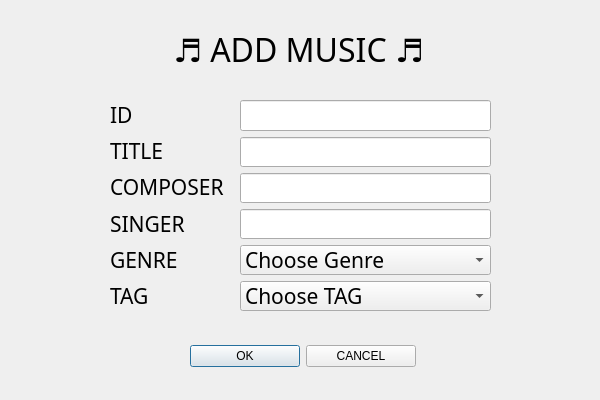
<?xml version="1.0" encoding="UTF-8"?>
<ui version="4.0">
 <class>admin_addmusicwidget</class>
 <widget class="QDialog" name="admin_addmusicwidget">
  <property name="geometry">
   <rect>
    <x>0</x>
    <y>0</y>
    <width>600</width>
    <height>400</height>
   </rect>
  </property>
  <property name="minimumSize">
   <size>
    <width>600</width>
    <height>400</height>
   </size>
  </property>
  <property name="maximumSize">
   <size>
    <width>600</width>
    <height>400</height>
   </size>
  </property>
  <property name="windowTitle">
   <string>Dialog</string>
  </property>
  <widget class="QWidget" name="verticalLayoutWidget">
   <property name="geometry">
    <rect>
     <x>110</x>
     <y>100</y>
     <width>131</width>
     <height>211</height>
    </rect>
   </property>
   <property name="font">
    <font>
     <family>08SeoulHangang</family>
     <pointsize>16</pointsize>
    </font>
   </property>
   <layout class="QVBoxLayout" name="verticalLayout">
    <item>
     <widget class="QLabel" name="label_3">
      <property name="font">
       <font>
        <family>08SeoulHangang</family>
        <pointsize>16</pointsize>
       </font>
      </property>
      <property name="text">
       <string>ID</string>
      </property>
     </widget>
    </item>
    <item>
     <widget class="QLabel" name="label_4">
      <property name="font">
       <font>
        <family>08SeoulHangang</family>
        <pointsize>16</pointsize>
       </font>
      </property>
      <property name="text">
       <string>TITLE</string>
      </property>
     </widget>
    </item>
    <item>
     <widget class="QLabel" name="label_5">
      <property name="font">
       <font>
        <family>08SeoulHangang</family>
        <pointsize>16</pointsize>
       </font>
      </property>
      <property name="text">
       <string>COMPOSER</string>
      </property>
     </widget>
    </item>
    <item>
     <widget class="QLabel" name="label_2">
      <property name="font">
       <font>
        <family>08SeoulHangang</family>
        <pointsize>16</pointsize>
       </font>
      </property>
      <property name="text">
       <string>SINGER</string>
      </property>
     </widget>
    </item>
    <item>
     <widget class="QLabel" name="label_6">
      <property name="font">
       <font>
        <family>08SeoulHangang</family>
        <pointsize>16</pointsize>
       </font>
      </property>
      <property name="text">
       <string>GENRE</string>
      </property>
     </widget>
    </item>
    <item>
     <widget class="QLabel" name="label_7">
      <property name="font">
       <font>
        <family>08SeoulHangang</family>
        <pointsize>16</pointsize>
       </font>
      </property>
      <property name="text">
       <string>TAG</string>
      </property>
     </widget>
    </item>
   </layout>
  </widget>
  <widget class="QWidget" name="verticalLayoutWidget_2">
   <property name="geometry">
    <rect>
     <x>240</x>
     <y>100</y>
     <width>251</width>
     <height>211</height>
    </rect>
   </property>
   <property name="font">
    <font>
     <pointsize>16</pointsize>
    </font>
   </property>
   <layout class="QVBoxLayout" name="verticalLayout_2">
    <item>
     <widget class="QLineEdit" name="idEdit">
      <property name="font">
       <font>
        <pointsize>16</pointsize>
       </font>
      </property>
     </widget>
    </item>
    <item>
     <widget class="QLineEdit" name="nameEdit">
      <property name="font">
       <font>
        <pointsize>16</pointsize>
       </font>
      </property>
     </widget>
    </item>
    <item>
     <widget class="QLineEdit" name="composerEdit">
      <property name="font">
       <font>
        <pointsize>16</pointsize>
       </font>
      </property>
     </widget>
    </item>
    <item>
     <widget class="QLineEdit" name="singerEdit">
      <property name="font">
       <font>
        <pointsize>16</pointsize>
       </font>
      </property>
     </widget>
    </item>
    <item>
     <widget class="QComboBox" name="comboBox_2">
      <property name="font">
       <font>
        <family>08SeoulHangang</family>
        <pointsize>16</pointsize>
       </font>
      </property>
      <item>
       <property name="text">
        <string>Choose Genre</string>
       </property>
      </item>
      <item>
       <property name="text">
        <string>POP</string>
       </property>
      </item>
      <item>
       <property name="text">
        <string>K-POP</string>
       </property>
      </item>
      <item>
       <property name="text">
        <string>CLASSIC</string>
       </property>
      </item>
     </widget>
    </item>
    <item>
     <widget class="QComboBox" name="comboBox">
      <property name="font">
       <font>
        <family>08SeoulHangang</family>
        <pointsize>16</pointsize>
       </font>
      </property>
      <item>
       <property name="text">
        <string>Choose TAG</string>
       </property>
      </item>
      <item>
       <property name="text">
        <string>CALM</string>
       </property>
      </item>
      <item>
       <property name="text">
        <string>EXCITED</string>
       </property>
      </item>
      <item>
       <property name="text">
        <string>GLOMMY</string>
       </property>
      </item>
      <item>
       <property name="text">
        <string>DANCE</string>
       </property>
      </item>
     </widget>
    </item>
   </layout>
  </widget>
  <widget class="QWidget" name="horizontalLayoutWidget">
   <property name="geometry">
    <rect>
     <x>190</x>
     <y>340</y>
     <width>226</width>
     <height>32</height>
    </rect>
   </property>
   <layout class="QHBoxLayout" name="horizontalLayout">
    <item>
     <widget class="QPushButton" name="okbtn">
      <property name="text">
       <string>OK</string>
      </property>
     </widget>
    </item>
    <item>
     <widget class="QPushButton" name="cancelbtn">
      <property name="text">
       <string>CANCEL</string>
      </property>
     </widget>
    </item>
   </layout>
  </widget>
  <widget class="QLabel" name="label">
   <property name="geometry">
    <rect>
     <x>-2</x>
     <y>20</y>
     <width>601</width>
     <height>59</height>
    </rect>
   </property>
   <property name="font">
    <font>
     <family>08SeoulHangang</family>
     <pointsize>24</pointsize>
    </font>
   </property>
   <property name="text">
    <string>♬ ADD MUSIC ♬</string>
   </property>
   <property name="alignment">
    <set>Qt::AlignCenter</set>
   </property>
  </widget>
 </widget>
 <resources/>
 <connections/>
</ui>
